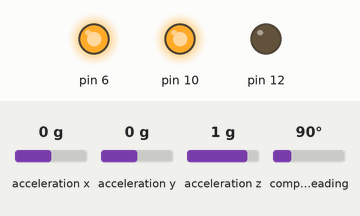
Recording of a sketch running on a simulated Arduino Uno, built with avr-gcc and run on an emulated ATmega328P. On the bench: output pins drawn as LEDs (lit = HIGH). The test bench sets the inputs (shaded band); at power-on: compass heading 90°, acceleration x 0 g, acceleration y 0 g, acceleration z 1 g.

Above: at 4.2 s.
4.3 s: compass heading set to 180°
At 5.5 s:
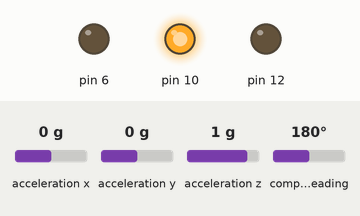
5.8 s: compass heading set to 269°
At 6.5 s:
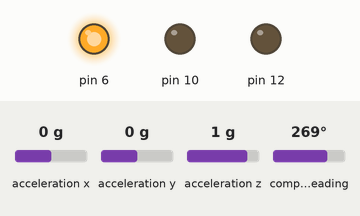
7.3 s: compass heading set to 90°
At 8.6 s:
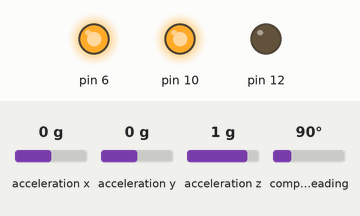
Timing chart, 0 to 10.3 s (numbered marks = the images above; inputs shaded):
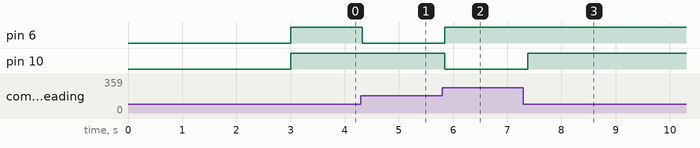

The sketch:

compassBeltBNO.ino
```cpp
#include <Adafruit_BNO055.h>
#include <Adafruit_Sensor.h>
#include <Wire.h>
#include <utility/imumaths.h>

/* Returns the IMU data as both a euler angles and quaternions as the WebSerial
   3D Model viewer at https://adafruit-3dmodel-viewer.glitch.me/ expects.

   This driver uses the Adafruit unified sensor library (Adafruit_Sensor),
   which provides a common 'type' for sensor data and some helper functions.

   To use this driver you will also need to download the Adafruit_Sensor
   library and include it in your libraries folder.

   You should also assign a unique ID to this sensor for use with
   the Adafruit Sensor API so that you can identify this particular
   sensor in any data logs, etc.  To assign a unique ID, simply
   provide an appropriate value in the constructor below (12345
   is used by default in this example).

   Connections
   ===========
   Connect SCL to analog 5
   Connect SDA to analog 4
   Connect VDD to 3.3-5V DC
   Connect GROUND to common ground

   History
   =======
   2020/JUN/01  - First release (Melissa LeBlanc-Williams)
*/

// Check I2C device address and correct line below (by default address is 0x29
// or 0x28)
//                                   id, address
Adafruit_BNO055 bno;
/* Get a new sensor event */
sensors_event_t event;
// Get eigth section from vector + add potentiometer offset
int rawEigth = 0;
int heading = 0;
int binaryArray[3] = {0};

void getBinary(int _input, int _binaryArray[]) {
  int index = 0;
  while (_input > 0) {
    _binaryArray[index] = _input % 2;
    _input = _input / 2;
    index++;
  }
  return;
}

int getEight(int heading) {
  if (heading > 338 || heading < 23) {
    return 0;
  }
  if (heading > 23 && heading < 68) {
    return 1;
  }
  if (heading > 68 && heading < 113) {
    return 2;
  }
  if (heading > 113 && heading < 158) {
    return 3;
  }
  if (heading > 158 && heading < 203) {
    return 4;
  }
  if (heading > 203 && heading < 248) {
    return 5;
  }
  if (heading > 248 && heading < 296) {
    return 6;
  }
  if (heading > 296 && heading < 338) {
    return 7;
  }
  return 0;
}

void setup(void) {
  delay(2000);
  bno = Adafruit_BNO055(55, 0x28);
  bno.begin(0X0C);
  delay(1000);
  /* Use external crystal for better accuracy */
  bno.setExtCrystalUse(true);

  pinMode(12, OUTPUT);
  pinMode(6, OUTPUT);
  pinMode(10, OUTPUT);
}

void loop(void) {
  bno.getEvent(&event);

  /* Board layout:
         +----------+
         |         *| RST   PITCH  ROLL  HEADING
     ADR |*        *| SCL
     INT |*        *| SDA     ^            /->
     PS1 |*        *| GND     |            |
     PS0 |*        *| 3VO     Y    Z-->    \-X
         |         *| VIN
         +----------+
  */

  /* heading is the yaw value */
  heading = 360 - (int)event.orientation.x;
  /* rawEight is one of the 8 motors that should vibrate */
  rawEigth = getEight(heading);

  getBinary(rawEigth, binaryArray);
  // Write to Flora pins
  digitalWrite(12, binaryArray[0] == 1 ? HIGH : LOW);  // 0
  digitalWrite(6, binaryArray[1] == 1 ? HIGH : LOW);   // 1
  digitalWrite(10, binaryArray[2] == 1 ? HIGH : LOW);  // 2

  // printInfo(heading, rawEigth, binaryArray);

  // Reset binaryArray
  binaryArray[0] = 0;
  binaryArray[1] = 0;
  binaryArray[2] = 0;
  delay(100);
}
```

Measured:
- after the input at 4.3 s, pin 6: HIGH → LOW at once
- after the input at 5.8 s, pin 6: LOW → HIGH after 0.05 s; pin 10: HIGH → LOW after 0.05 s
- after the input at 7.3 s, pin 10: LOW → HIGH after 0.08 s
